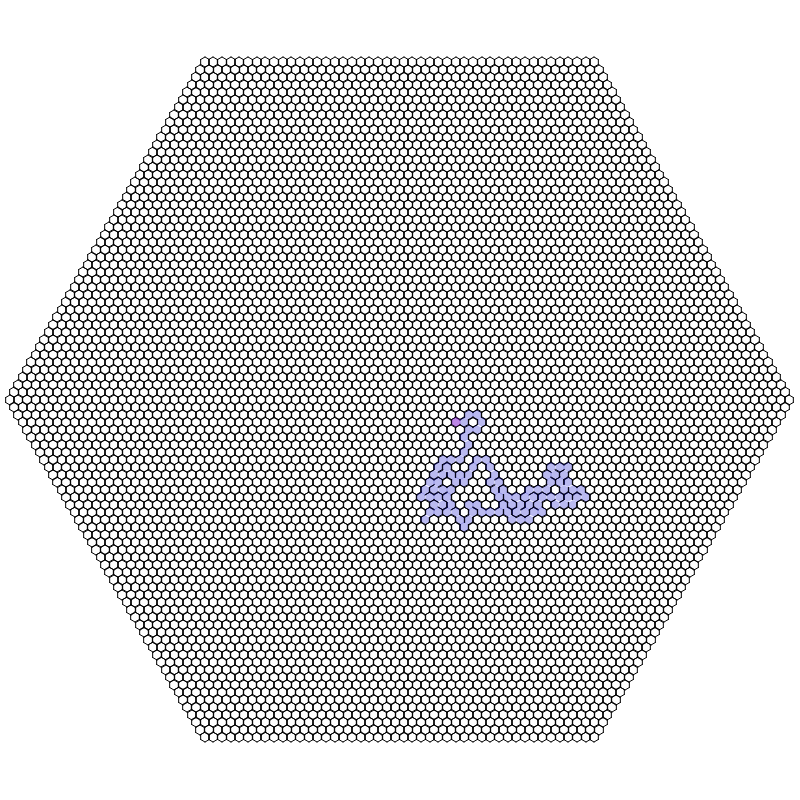
Frame 1 (no input)
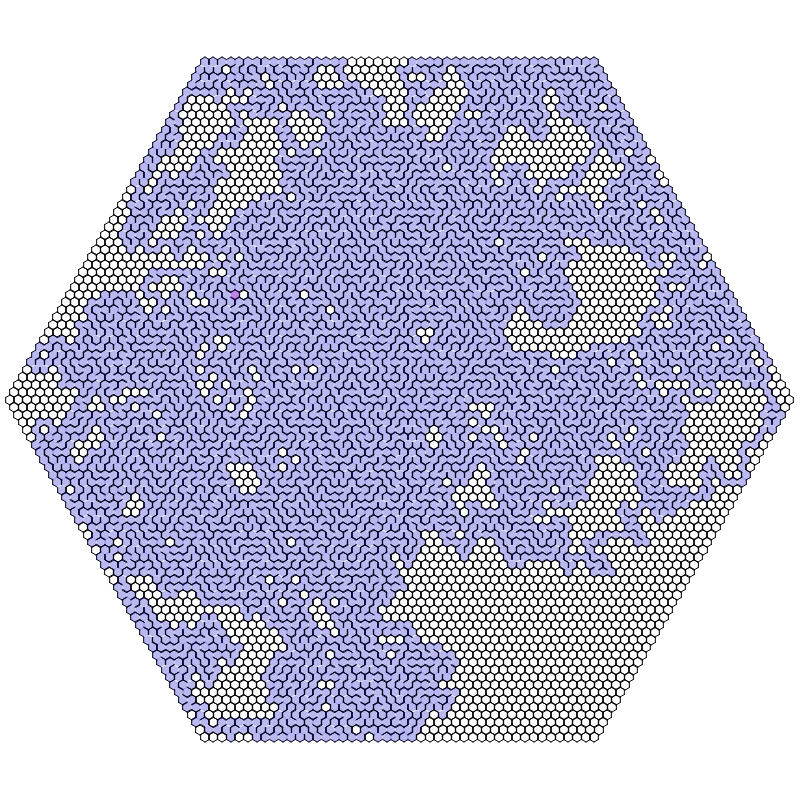
Frame 60 (no input)
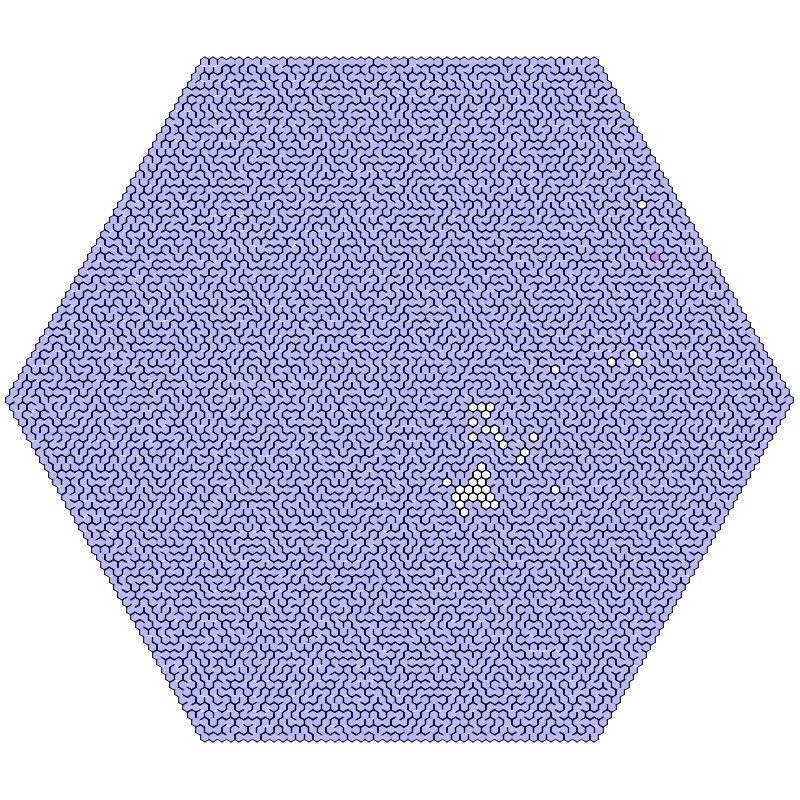
Frame 120 (the mouse pressed at the canvas centre since frame 60)

The p5.js sketch that drew these frames (run headless with seeded random() and noise() and a simulated clock; from frame 60 on, the mouse is pressed at the canvas centre):

// p5.js sketch
// ── sketch.js

var core;

function App(){
	
	var CONST = {
		scl: 5,
		depth: 45,
		genRate: 100,
		W: 0,
		NW: 1,
		NE: 2,
		E: 3,
		SE: 4,
		SW: 5
	};
	
	var grid = [];
	var rows_len = [];
	var saved_pos = []; 
	var grid_len;
	var current_pos;
	
	function evalGridLength(d, res = 1) {
		if (d == 0)
			return res;
		else
			return evalGridLength(d - 1, res + 6 * d);
	}
	
	function evalRowsLength(d) {
		var n = d + 1;
		var toggle = true;
		for (var i = 0; i < 2 * d + 1; i++){
			rows_len[i] = n;
			if (toggle && n < 2 * d + 1){
				n++;
			} else {
				n--;
				toggle = false;
			}
		}
	}
	
	function initGrid() {
		var x, y;
		var h;
		var xoff = cos(PI / 6) * CONST.scl;
		var yoff = CONST.scl * 3 / 2;
				
		grid_len = evalGridLength(CONST.depth);
		evalRowsLength(CONST.depth);
		h = floor(rows_len.length / 2);
		
		for (var row = 0; row < rows_len.length; row++){
			var cols = rows_len[row];
			
			for (var col = 0; col < cols; col++){
				x = floor((width / 2) + xoff * (col * 2 + 1 - cols));
				y = floor((height / 2) + yoff * (row - h));
				grid.push(new Space(x, y, CONST.scl));
			}
			}
	}
	
	function drawGrid(){
		for (var i = 0; i < grid_len; i++){
			grid[i].render();
		}
		grid[current_pos].hightlight();
	}
	
	function getRowFromPos(p){
		for (var i = 0; i < rows_len.length; i++){
			if (p < rows_len[i])
				return i;
			else
				p -= rows_len[i];
		}
	}
	
	function getNeighbour(p){
		var n = [];
		var i_cur_row = getRowFromPos(p);
		var cur_row = rows_len[i_cur_row];
		var top_row = (i_cur_row - 1 >= 0) ? rows_len[i_cur_row - 1] : undefined;
		var bottom_row = (i_cur_row + 1 < rows_len.length) ? rows_len[i_cur_row + 1] : undefined;
		var tcmin = top_row ? min(cur_row, top_row) : undefined;
		var tcmax = top_row ? max(cur_row, top_row) : undefined;
		var bcmin = bottom_row ? min(cur_row, bottom_row) : undefined;
		var bcmax = bottom_row ? max(cur_row, bottom_row) : undefined;
		if (p - 1 >= 0 && getRowFromPos(p - 1) == i_cur_row && !grid[p - 1].isVisited())
			n.push({pos: p - 1, dir: CONST.W});
		if (tcmin && p - tcmin >= 0 && getRowFromPos(p - tcmin) == i_cur_row - 1 && !grid[p - tcmin].isVisited())
			n.push({pos: p - tcmin, dir: CONST.NW});
		if (tcmax && p - tcmax >= 0 && getRowFromPos(p - tcmax) == i_cur_row - 1 && !grid[p - tcmax].isVisited())
			n.push({pos: p - tcmax, dir: CONST.NE});
		if (p + 1 < grid_len && getRowFromPos(p + 1) == i_cur_row && !grid[p + 1].isVisited())
			n.push({pos: p + 1, dir: CONST.E});
		if (bcmin && p + bcmin < grid_len && getRowFromPos(p + bcmin) == i_cur_row + 1 && !grid[p + bcmin].isVisited())
			n.push({pos: p + bcmin, dir: CONST.SE});
		if (bcmax && p + bcmax < grid_len && getRowFromPos(p + bcmax) == i_cur_row + 1 && !grid[p + bcmax].isVisited())
			n.push({pos: p + bcmax, dir: CONST.SW});
		return n;
	}
	
	this.setup = function() {
		createCanvas(800, 800);
		background(255);
		
		initGrid();
		current_pos = floor(random(grid_len))
		grid[current_pos].setVisited();
	}
	
	this.draw = function() {
		background(255);
		for (var i = 0; i < CONST.genRate; i++){
			var near = getNeighbour(current_pos);
			
			if (near.length){
				var next = random(near);
				saved_pos.push(current_pos);

				switch (next.dir) {
					case CONST.W :
						grid[current_pos].openWest();
						grid[next.pos].openEast();
						break;
					case CONST.NW :
						grid[current_pos].openNorthEast();
						grid[next.pos].openSouthWest();
						break;
					case CONST.NE :
						grid[current_pos].openNorthWest();
						grid[next.pos].openSouthEast();
						break;
					case CONST.E :
						grid[current_pos].openEast();
						grid[next.pos].openWest();
						break;
					case CONST.SE :
						grid[current_pos].openSouthWest();
						grid[next.pos].openNorthEast();
						break;
					case CONST.SW :
						grid[current_pos].openSouthEast();
						grid[next.pos].openNorthWest();
						break;
					default:
						break;
				};

				current_pos = next.pos;
				grid[current_pos].setVisited();
			} else if (saved_pos.length){
				current_pos = saved_pos.pop();
			}
		}
		drawGrid();
	};
}

function setup() {
	core = new App();
	core.setup();
}

function draw() {
	core.draw();
}
// ── space.js
function Space(x, y, radius){
	var _x = x;
	var _y = y;
	var _r = radius;
	var _points = [
		{
			x: -_r * cos(PI/6),
			y: _r /2
		},
		{
			x: -_r * cos(PI/6),
			y: -_r /2
		},
		{
			x: 0,
			y: -_r
		},
		{
			x: _r * cos(PI/6),
			y: -_r /2
		},
		{
			x: _r * cos(PI/6),
			y: _r /2
		},
		{
			x: 0,
			y: _r
		}
	]
	var _walls = {
		west: function(){
			line(
				_points[0].x, _points[0].y,
				_points[1].x, _points[1].y
			);
		},
		northwest: function(){
			line(
				_points[1].x, _points[1].y,
				_points[2].x, _points[2].y
			);
		},
		northeast: function(){
			line(
				_points[2].x, _points[2].y,
				_points[3].x, _points[3].y
			);
		},
		east: function(){
			line(
				_points[3].x, _points[3].y,
				_points[4].x, _points[4].y
			);
		},
		southeast: function(){
			line(
				_points[4].x, _points[4].y,
				_points[5].x, _points[5].y
			);
		},
		southwest: function(){
			line(
				_points[5].x, _points[5].y,
				_points[0].x, _points[0].y
			);
		}
	};
	var _visited = false;

	this.openNorthEast = function(){
		_walls.northeast = function(){
			return null;
		};
	};
	
	this.openSouthEast = function(){
		_walls.southeast = function(){
			return null;
		};
	};
	
	this.openNorthWest = function(){
		_walls.northwest = function(){
			return null;
		};
	};
	
	this.openSouthWest = function(){
		_walls.southwest = function(){
			return null;
		};
	};
	
	this.openEast = function(){
		_walls.east = function(){
			return null;
		};
	};
	
	this.openWest = function(){
		_walls.west = function(){
			return null;
		};
	};
	
	this.render = function(){
		push();
		stroke(0);
		translate(_x, _y);
		for (var idx in _walls) {
			_walls[idx]();
		}
		if (_visited){
			noStroke();
			fill(0, 0, 200, 70);;
			beginShape();
			vertex(_points[0].x, _points[0].y);
			vertex(_points[1].x, _points[1].y);
			vertex(_points[2].x, _points[2].y);
			vertex(_points[3].x, _points[3].y);
			vertex(_points[4].x, _points[4].y);
			vertex(_points[5].x, _points[5].y);
			endShape(CLOSE);
		}
		pop();
	};
	
	this.hightlight = function(){
		push();
		noStroke();
		fill(200, 0, 200, 70);
		translate(_x, _y);
		beginShape();
		vertex(_points[0].x, _points[0].y);
		vertex(_points[1].x, _points[1].y);
		vertex(_points[2].x, _points[2].y);
		vertex(_points[3].x, _points[3].y);
		vertex(_points[4].x, _points[4].y);
		vertex(_points[5].x, _points[5].y);
		endShape(CLOSE);
		pop();
	}
	
	this.setVisited = function(){
		_visited = true;
	}
	
	this.isVisited = function(){
		return _visited;
	}
}
